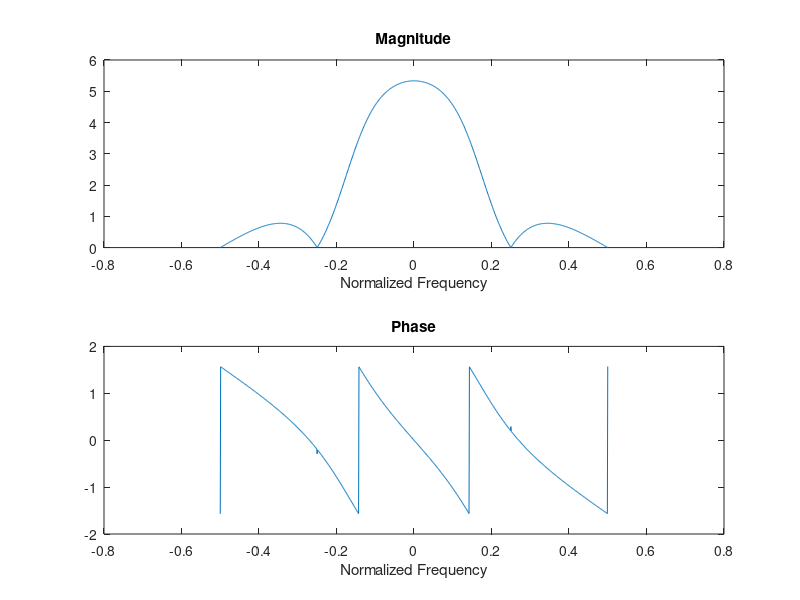

Recreate this plot in MATLAB.
f = -.5:.001:.5;
z = exp(1i*2*pi*f);
% H = (1-z.^(-4))./((1-z.^(-1)).*(1-0.5*z.^(-1)+0.25*z.^(-2)));
H = (1+z.^(-1)+z.^(-2)+z.^(-3))./((1-0.5*z.^(-1)+0.25*z.^(-2)));
subplot(2,1,1);
plot(f,abs(H));
title('Magnitude');
xlabel('Normalized Frequency');
subplot(2,1,2);
plot(f,atan(imag(H)./real(H)));
title('Phase');
xlabel('Normalized Frequency');
